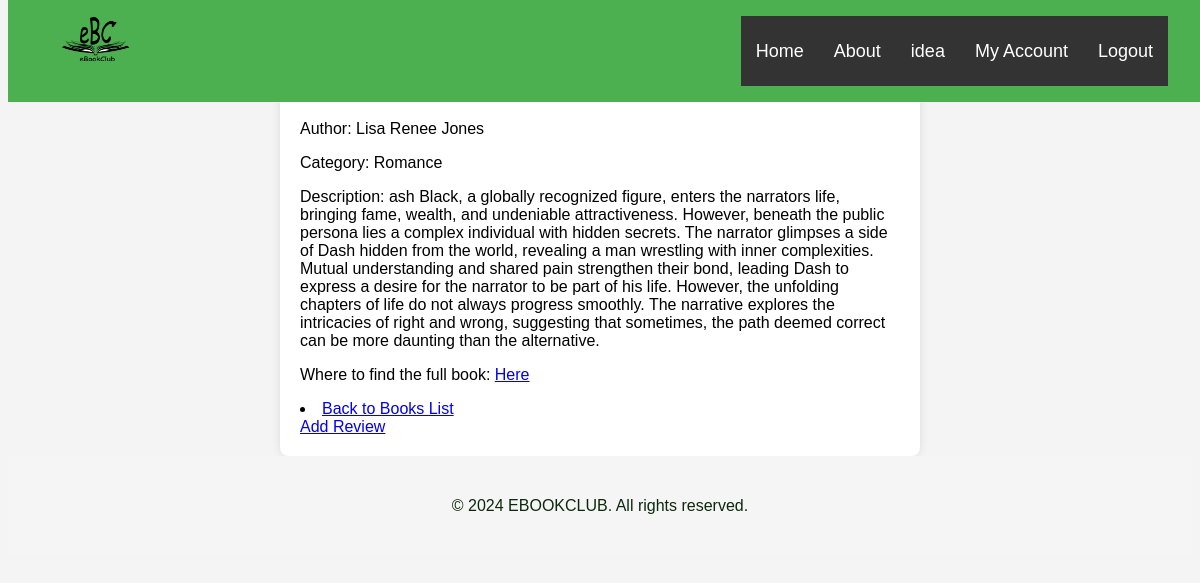
Page /single_book/1 on the committed database.
### web_site/models/Books_model.py (models this page shows)
class Books(db.Model):
    id = db.Column(db.Integer, primary_key=True, unique=True)
    title = db.Column(db.String(128))
    Author = db.Column(db.String(128))
    Catergory_name = db.Column(db.String(128), nullable=False)
    category_id = db.Column(db.Integer, db.ForeignKey('category.id'), nullable=False)
    Book_description = db.Column(db.String(1024), nullable=False)
    ref_link = db.Column(db.String(128), nullable=True)

### web_site/views/app_views.py (the view)
@app_views.route('/single_book/<int:book_id>', strict_slashes=False)
def single_book(book_id):
    book = Books.query.get(book_id)
    if book:
        return render_template('single_book.html', book=book, book_id=book.id)
    else:
        return ('NOT FOUND'), 404

### web_site/templates/single_book.html (shortened to what this page needs)
<!DOCTYPE html>
<html lang="en">
<head>
    <link rel="stylesheet" type="text/css" href="../styles/single_book.css">
</head>
<body>
    <nav>
    <img src="eBookClub/images/Ebooklogo.png" class="logo ebook-logo">
        <ul>
            <li><a href="#">Home</a><li>
            <li><a href="#">About</a><li>
            <li><a href="#">idea</a><li>
            <li><a href="#">My Account</a><li>
            <li><a href="#">Logout</a><li>
        </ul>
    </nav>
    <div class="book-details">
        <h1>{{ book.title }}</h1>
        <p>Author: {{ book.Author }}</p>
        <p>Category: {{ book.Catergory_name }}</p>
        <p>Description: {{ book.Book_description }}</p>
        <p> Where to find the full book: <a href="{{book.ref_link}}">Here</a></p>
        <li><a href="{{ url_for('app_views.books') }}">Back to Books List</a></li>
        <a href="{{ url_for('app_views.review', book_id=book.id) }}">Add Review</a>
    </div>
<footer class="footer">
    <p class="footer-text">&copy; 2024 EBOOKCLUB. All rights reserved.</p>
</footer>
</body>
</html>

### web_site/static/styles/single_book.css (style rules this page uses)
body { font-family: Arial, sans-serif; background-color: #f4f4f4; }
.book-details { max-width: 600px; margin: 0 auto; padding: 20px; background-color: #fff; border-radius: 8px; box-shadow: 0 0 10px rgba(0, 0, 0, 0.1); margin-top: 20px; }
nav { background: #4caf50; position: fixed; width: 100%; top: 0; z-index: 1000; }
.ebook-logo { float: left; width: 150px; height: 70px; padding-left: 10px; }
nav ul { float: right; list-style: none; margin-right: 40px; position: relative; }
nav ul li { float: left; display: inline-block; background: #333; }
nav ul li a { color: white; text-decoration: none; line-height: 70px; font-size: 18px; padding: 8px 15px; }
.footer { display: flex; align-items: center; justify-content: center; background-color: whitesmoke; height: 100px; }
.footer-text { color: #0c290d; text-align: center; margin: 0; }

### rows in the picture
Books: Author "Lisa Renee Jones", Catergory_name "Romance", Book_description "ash Black, a globally recognized figure, enters the narrators life, bringing fame, wealth, and undeniable attractiveness. However, beneath the public persona lies a complex individual with hidden secrets. The narrator glimpses a side of Dash hidden from the world, revealing a man wrestling with inner complexities. Mutual understanding and shared pain strengthen their bond, leading Dash to express a desire for the narrator to be part of his life. However, the unfolding chapters of life do not always progress smoothly. The narrative explores the intricacies of right and wrong, suggesting that sometimes, the path deemed correct can be more daunting than the alternative."
